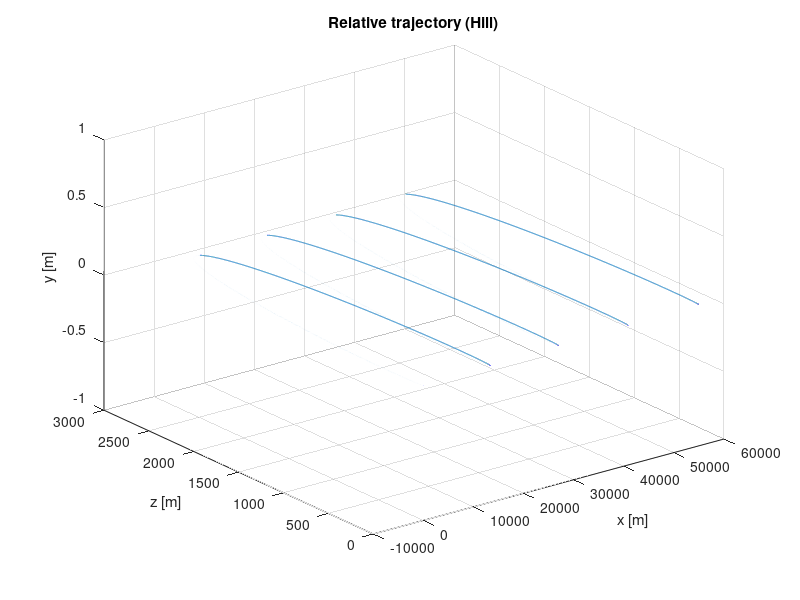

Write MATLAB code to recreate this figure. (Note: this script raises an error after producing the figure.)
%% yokota_2026_ddob_rls_rendezvous_demo.m
% Differential Drag Estimation (DDOB + RLS) + Autonomous Trajectory Correction
% Based on: Yokota et al., "Differential Drag Estimation and Autonomous Control
% for Non-Cooperative Rendezvous", AIAA SciTech 2026.
%
% Implements:
%  - CW/Hill relative dynamics (circular orbit) state-space (Eqs. 7–12)
%  - DDOB (Eq. 18) with a low-pass filter Q
%  - Differential drag model and RLS density estimator (Eqs. 20–26)
%  - Trajectory drift estimator x_target_center_hat (Eq. 27) + trigger (Eq. 28)
%  - Simple PD feedback with saturation (paper: PD + DOB + anti-windup saturation)
%
% Notes:
%  - This script is a compact "engineering implementation" of the paper's blocks,
%    not a perfect reproduction of their full simulator (J2, Harris-Priester, etc.).
%  - You can add J2 modeled disturbance a_d and/or a higher fidelity atmosphere later.

clear; clc; close all;

%% ---------------------- Parameters (Table 1-ish) -------------------------
% Gains/filters (Table 1 gives PD gains and Q cutoff; use as starting point)
Kp = 3e-2;          % [1/s^2] proportional gain (applied to position error)
Kd = 3e-1;          % [1/s]   derivative gain (applied to velocity error)
f_c_Q = 10;         % [Hz] low-pass cutoff for Q (Table 1)
lambda = 0.999;     % RLS forgetting factor (Table 1)
Tmax = 8;           % [N] thruster limit (Table 1), will convert to accel via m_c

% Spacecraft parameters (Table 1)
m_t = 3000;   A_t = 40;   Cd_t = 2.5;
m_c = 500;    A_c = 1;    Cd_c = 2.5;

% Orbit / CW parameters (choose an example circular orbit)
mu = 3.986004418e14;        % [m^3/s^2]
Re = 6378.137e3;            % [m]
alt = 550e3;                % [m] pick LEO altitude (paper uses LEO; exact alt not critical here)
r0  = Re + alt;
omega = sqrt(mu/r0^3);      % [rad/s]

% Simulation length: "4 revolutions" like their plots
Torb = 2*pi/omega;
Nrev = 4;
t_end = Nrev*Torb;

% Guidance / handover constraint (paper: x_target_center = -300 m, threshold 10 m)
x_target_center_nom = -300;     % [m]
dx_threshold = 10;              % [m]

% Handover time (choose the end-of-sim as "target time" or pick 1 rev ahead)
t_target = t_end;  % [s] nominal handover time

% Navigation noise (Table 1: 1%)
nav_noise_frac = 0.01;

%% ---------------------- Initial relative state ---------------------------
% Paper gives initial a*delta-alpha (Eq. 39). Here we just set a reasonable
% initial Hill state consistent with "behind & below" geometry.
x0  = 0; y0 = 0; z0 = 0;     % [m]
xd0 = 0;    yd0 = 0; zd0 = 0;      % [m/s]
x = [0; 0; 0; 0; 0; 0];

%% ---------------------- CW matrices (Eqs. 10–12) ------------------------
A = [ 0 0 0 1 0 0;
      0 0 0 0 1 0;
      0 0 0 0 0 1;
      0 0 0 0 0 2*omega;
      0 -omega^2 0 0 0 0;
      0 0 3*omega^2 -2*omega 0 0 ];

B = [ 0 0 0;
      0 0 0;
      0 0 0;
      1 0 0;
      0 1 0;
      0 0 1 ];

%% ---------------------- Discrete-time setup -----------------------------
dt = 0.5;                      % [s] integration timestep
t = (0:dt:t_end).';
Nt = numel(t);

% Discretize with simple forward Euler (fine for demo; replace with expm for higher fidelity)
Ad = eye(6) + A*dt;
Bd = B*dt;

%% ---------------------- Low-pass filter Q for DDOB/RLS -------------------
% Implement Q as 1st-order LPF per axis: y_dot = wc*(u - y)
wc = 2*pi*f_c_Q;
Q_state = zeros(3,1);   % filter state for DDOB output magnitude path (per-axis)
Q_phi   = 0;            % filter state for scalar regressor phi (for phase alignment)

% Helper inline LPF step
lpf1 = @(y,u) y + dt*wc*(u - y);

%% ---------------------- RLS state (Eqs. 21–26) ---------------------------
rho_hat = 1e-12;       % initial density guess [kg/m^3], rough LEO scale
P = 1e24;              % large initial covariance (scalar RLS)

%% ---------------------- Storage for plots -------------------------------
Xhist  = zeros(Nt,6);
Uhist  = zeros(Nt,3);
d_true = zeros(Nt,1);
d_ddob = zeros(Nt,1);
d_hat  = zeros(Nt,1);
rhoH   = zeros(Nt,1);
xcentH = zeros(Nt,1);
fb_on  = false(Nt,1);

%% ---------------------- "Truth" environment model ------------------------
% Use a simple time-varying density to mimic orbital variation (paper uses Harris-Priester).
% This gives the estimator something meaningful to track.
rho0 = 3e-12;                 % baseline density
rho_amp = 2e-12;              % variation
rho_true_fun = @(tt) rho0 + rho_amp*sin(2*pi*tt/Torb);

% Target airspeed magnitude (rough LEO circular speed)
Vt_mag = sqrt(mu/r0);         % ~7.6 km/s

% Differential drag acts primarily along-track (y-axis in Hill is often cross-track;
% but paper defines tangential drift in x; their oval is x-z. For simplicity, we inject
% differential drag along x (tangential-like in their x-z view). You can rotate as needed.
drag_axis = [1;0;0];          % apply along x for demo

%% ---------------------- Main simulation loop ----------------------------
for k = 1:Nt
    tt = t(k);

    % --- "Navigation" measurement with noise ---
    x_nav = x;
    x_nav(1:3) = x_nav(1:3) .* (1 + nav_noise_frac*randn(3,1));
    x_nav(4:6) = x_nav(4:6) .* (1 + nav_noise_frac*randn(3,1));

    % --- True differential drag acceleration (Eq. 20, simplified to magnitude) ---
    rho_true = rho_true_fun(tt);

    % Relative velocity magnitude approximation:
    v_rel = norm(x(4:6));  % [m/s] relative speed
    Vc_mag = Vt_mag + v_rel;  % crude approximation (paper uses |Vt + v|)

    coeff_c = 0.5*Cd_c*A_c/m_c;
    coeff_t = 0.5*Cd_t*A_t/m_t;

    dmag_true = rho_true*( coeff_c*Vc_mag^2 - coeff_t*Vt_mag^2 ); % [m/s^2] magnitude
    dvec_true = dmag_true * drag_axis;  % [m/s^2]
    d_true(k) = dmag_true;

    % --- Controller (PD) computes commanded accel, but FB is enabled/disabled ---
    % Guidance reference: keep nominal "oval center" (very simplified). We just
    % hold a desired position in x-z around the nominal center.
    x_ref = [x_target_center_nom; 0; 0];  % [m] desired relative position (toy)
    v_ref = [0;0;0];

    pos_err = x_ref - x_nav(1:3);
    vel_err = v_ref - x_nav(4:6);

    a_cmd_fb = Kp*pos_err + Kd*vel_err;  % [m/s^2]

    % Convert accel command to thrust-limited accel:
    a_max = Tmax/m_c;  % [m/s^2]
    a_cmd_fb = max(min(a_cmd_fb, a_max), -a_max);

    % --- DDOB (Eq. 18 specialized to circular orbit: k = sqrt(omega), omega_dot=0) ---
    % Need x_ddot estimate from nav: use finite difference on velocity (noisy!)
    if k == 1
        v_prev = x_nav(4:6);
        a_nav_ddot = zeros(3,1);
    else
        a_nav_ddot = (x_nav(4:6) - v_prev)/dt;
        v_prev = x_nav(4:6);
    end

    % Predicted dynamics term (from Eq. 5 with omega_dot=0, k=omega^(1/2) for circular):
    % Using simplified Eq. 7 form directly:
    x_pred = x_nav(1); y_pred = x_nav(2); z_pred = x_nav(3);
    xd_pred = x_nav(4); yd_pred = x_nav(5); zd_pred = x_nav(6);

    f_dyn = [ 2*omega*zd_pred;
              -omega^2*y_pred;
              -2*omega*xd_pred + 3*omega^2*z_pred ];

    a_d_model = [0;0;0]; % modeled disturbance (e.g., J2) not included in this demo

    % DDOB raw estimate (before Q):
    d_ddob_raw = (a_nav_ddot - a_cmd_fb) - f_dyn - a_d_model;  % ~ d (plus noise)

    % Apply Q (LPF) per-axis:
    for i = 1:3
        Q_state(i) = lpf1(Q_state(i), d_ddob_raw(i));
    end
    dvec_ddob = Q_state;                % filtered DDOB vector estimate
    dmag_ddob = norm(dvec_ddob);        % use magnitude like Eq. 22
    d_ddob(k) = dmag_ddob;

    % --- RLS density estimator (Eqs. 21–26) ---
    % Regressor (Eq. 23): phi = Q * | 0.5*Cd_c*A_c/m_c*(Vt+v)^2 - 0.5*Cd_t*A_t/m_t*Vt^2 |
    phi_raw = abs( coeff_c*(Vt_mag + norm(x_nav(4:6)))^2 - coeff_t*Vt_mag^2 );
    Q_phi = lpf1(Q_phi, phi_raw);   % include Q for phase alignment
    phi = Q_phi;

    y = dmag_ddob;                  % Eq. 22

    % Scalar RLS update (stable form)
    % K = P*phi / (lambda + phi^2*P)
    denom = lambda + (phi^2)*P;
    K_rls = (P*phi)/denom;
    eps   = y - phi*rho_hat;

    rho_hat = rho_hat + K_rls*eps;
    P = (1/lambda)*(P - K_rls*phi*P);

    % Estimated differential drag (Eq. 26)
    dmag_hat = rho_hat * phi_raw;    % (use unfiltered phi_raw for fast v update)
    d_hat(k) = dmag_hat;
    rhoH(k)  = rho_hat;

    % --- Trajectory drift estimator for x_target_center_hat (Eq. 27) ---
    % Use x,z and their rates; and ax_hat, az_hat = (u + mean(d_hat) over a window).
    % Here: ax_hat approx = a_cmd + d_hat along x, az_hat = a_cmd_z (no drag axis on z).
    tau = (t_target - tt);
    if tau < 0, tau = 0; end

    % Form ax_hat, az_hat:
    ax_hat = a_cmd_fb(1) + dmag_hat*drag_axis(1);
    az_hat = a_cmd_fb(3) + dmag_hat*drag_axis(3);

    % Eq. (27) coefficients:
    % xcenter_hat = [1, 6*omega*tau, -3*tau^2*omega] * [x; z; xdot; zdot] + [4/omega^2 - 3/2*tau^2, 2/omega*tau]*[ax_hat; az_hat]
    xcent_hat = [1, 6*omega*tau, -3*(tau^2)*omega, 2/omega] * [x_nav(1); x_nav(3); x_nav(4); x_nav(6)] ...
              + [4/omega^2 - 1.5*(tau^2), 2/omega*tau] * [ax_hat; az_hat];

    xcentH(k) = xcent_hat;

    % Feedback ON/OFF trigger (Eq. 28)
    fb_on(k) = (abs(x_target_center_nom - xcent_hat) > dx_threshold);

    % Apply FB gating: if not enabled, command is zero (coast) in this demo
    if fb_on(k)
        a_cmd = a_cmd_fb;
    else
        a_cmd = zeros(3,1);
    end

    % Store control
    Uhist(k,:) = a_cmd(:).';

    % --- Propagate true system ---
    % x_{k+1} = Ad*x + Bd*(u + d_true)
    u_total = a_cmd + dvec_true;   % control accel + true drag accel
    x = Ad*x + Bd*u_total;

    Xhist(k,:) = x.';
end

%% ---------------------- Plots (similar to paper figures) -----------------
figure; plot3(Xhist(:,1), Xhist(:,3), Xhist(:,2)); grid on;
xlabel('x [m]'); ylabel('z [m]'); zlabel('y [m]');
title('Relative trajectory (Hill)');

figure; plot(t/Torb, d_true, 'k', t/Torb, d_ddob, 'r', t/Torb, d_hat, 'b'); grid on;
xlabel('Time [rev]'); ylabel('Differential drag magnitude [m/s^2]');
legend('True', 'DDOB (|Q d|)', 'Proposed (DDOB+RLS)', 'Location','best');
title('Differential drag estimation (paper Fig. 8 concept)');

figure; plot(t/Torb, rho_true_fun(t), 'k', t/Torb, rhoH, 'b'); grid on;
xlabel('Time [rev]'); ylabel('\rho [kg/m^3]');
legend('True', '\rho-hat (RLS)', 'Location','best');
title('Atmospheric density estimation (RLS)');

figure; plot(t/Torb, xcentH, 'b', 'LineWidth',1.2); hold on; grid on;
yline(x_target_center_nom,'k--','Nominal');
yline(x_target_center_nom+dx_threshold,'r--','Threshold');
yline(x_target_center_nom-dx_threshold,'r--','Threshold');
xlabel('Time [rev]'); ylabel('Estimated x_{center}(t_{target}) [m]');
title('Trajectory drift estimator / FB trigger (paper Fig. 9 concept)');

figure; stairs(t/Torb, fb_on, 'LineWidth',1.2); grid on;
xlabel('Time [rev]'); ylabel('FB ON (1=yes)');
title('Autonomous feedback enable logic');

figure; plot(t/Torb, vecnorm(Uhist,2,2)); grid on;
xlabel('Time [rev]'); ylabel('|a_{cmd}| [m/s^2]');
title('Control effort (accel command magnitude)');

%% ---------------------- End of script ------------------------------------
